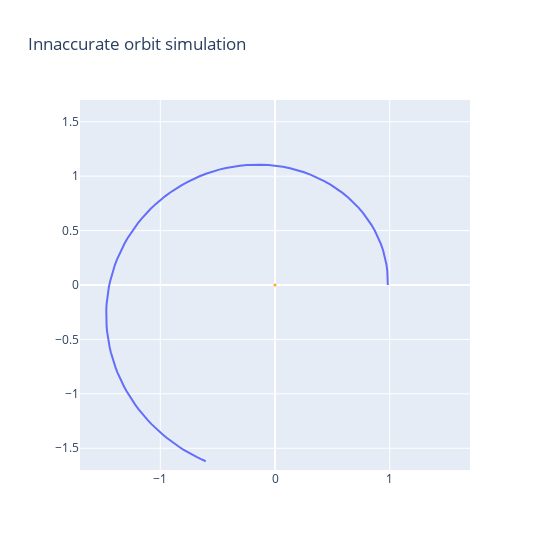

The code cell stored with this chart in its notebook:
### Code cell
import plotly.graph_objects as go

fig = go.Figure(
    data=[go.Scatter(x=xpos, y=ypos)],
    layout=go.Layout(
        title=go.layout.Title(text="Innaccurate orbit simulation"),
        width=550,
        height=550
    )
)
fig.update_xaxes(range=[-1.7, 1.7])
fig.update_yaxes(range=[-1.7, 1.7])
fig.update_layout(
    shapes=[ 
        # filled circle
        dict(
            type="circle",
            xref="x",
            yref="y",
            fillcolor="Orange",
            x0=-sunrad,
            y0=-sunrad,
            x1=sunrad,
            y1=sunrad,
            line_color="Orange",
        ),
    ]
)
fig.show()
